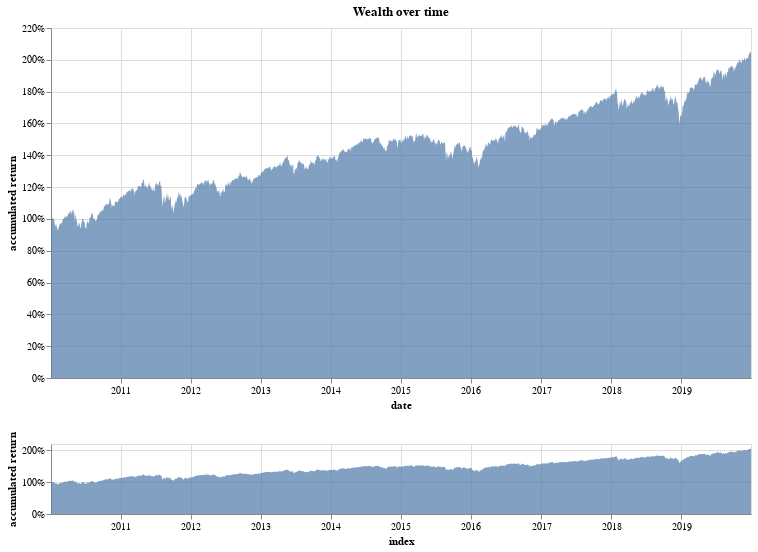

The cell this chart's notebook holds for it:
### Code cell
returns_chart(bt.balance)

### Figure 1 — Vega-Lite specification as saved in the notebook (floating-point values rounded to 4 significant figures; data arrays with more than 128 entries replaced by an {"elided": "..."} marker saying what was removed)
{"config": {"view": {"continuousWidth": 400, "continuousHeight": 300}}, "vconcat": [{"layer": [{"mark": "point", "encoding": {"opacity": {"value": 0}, "x": {"type": "temporal", "field": "index"}}, "selection": {"selector004": {"type": "single", "nearest": true, "on": "mouseover", "fields": ["index"], "empty": "none"}}}, {"mark": "point", "encoding": {"opacity": {"condition": {"value": 1, "selection": "selector004"}, "value": 0}, "x": {"type": "temporal", "field": "index"}, "y": {"type": "quantitative", "axis": {"format": "%"}, "field": "accumulated return"}}}, {"mark": {"type": "text", "align": "left", "dx": 5, "dy": -5}, "encoding": {"text": {"condition": {"type": "quantitative", "field": "accumulated return", "format": ".2%", "selection": "selector004"}, "value": " "}, "x": {"type": "temporal", "field": "index"}, "y": {"type": "quantitative", "axis": {"format": "%"}, "field": "accumulated return"}}}, {"mark": {"type": "area", "opacity": 0.7}, "encoding": {"x": {"type": "temporal", "axis": {"title": "date"}, "field": "index", "scale": {"domain": {"selection": "selector003"}}}, "y": {"type": "quantitative", "axis": {"format": "%"}, "field": "accumulated return"}}}], "height": 350, "title": "Wealth over time", "width": 700}, {"mark": {"type": "area", "opacity": 0.7}, "encoding": {"x": {"type": "temporal", "field": "index"}, "y": {"type": "quantitative", "axis": {"format": "%"}, "field": "accumulated return"}}, "height": 70, "selection": {"selector003": {"type": "interval", "encodings": ["x"]}}, "width": 700}], "data": {"name": "data-8ac8d39e28ae198b4fd686324bf32f99"}, "$schema": "https://vega.github.io/schema/vega-lite/v4.0.0.json", "datasets": {"data-8ac8d39e28ae198b4fd686324bf32f99": {"elided": "2517 records"}}}
